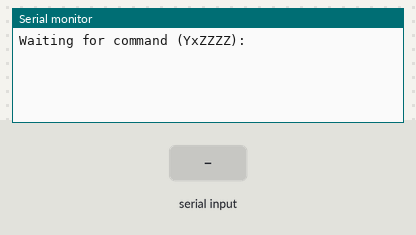
Recording of a sketch running on a simulated Arduino Uno, built with avr-gcc and run on an emulated ATmega328P. On the bench: the last lines printed to the serial monitor. The inputs (shaded band) are chosen by the test bench.

Above: at 1.2 s.
1.3 s: "90,45\n" received over Serial
At 2.5 s:
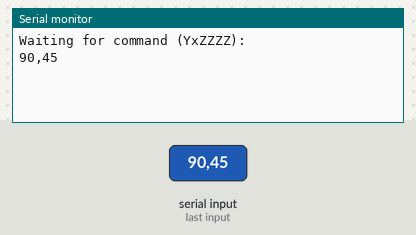
2.8 s: "5\n" received over the second serial link
At 4.0 s:
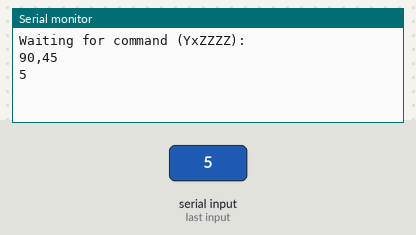
4.3 s: "1,90,45\n" received over Serial
At 5.5 s:
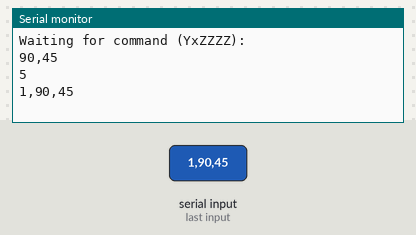
5.8 s: "30,150\n" received over the second serial link
At 6.4 s:
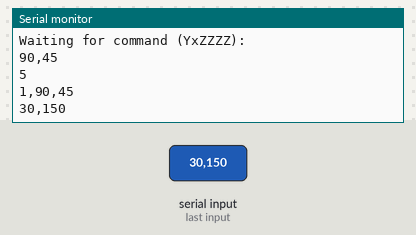

Measured:
- after the input at 1.3 s, the serial monitor: prints a new line after 0.06 s (image 1)
- after the input at 2.8 s, the serial monitor: prints a new line at once (image 2)
- after the input at 4.3 s, the serial monitor: prints a new line after 0.08 s (image 3)
- after the input at 5.8 s, the serial monitor: prints a new line at once (image 4)

The sketch:

Mastro_ControlBT.ino
```cpp
/*----------------------------------------------------------------------------------------
 Ce programme permet de piloter différents servomoteurs à l'aide du moniteur série.
 Tapez YxZZZZ dans le terminal
 Y entre 0 et 5 pour Mini Maestro 6 voies (selon Maestro)
 ZZZZ entre 4000 et 8000 (selon servomoteur)
 Ex: Tapez 0x6000 dans le moniteur série
  Materiel:
  - 1x servomoteur ou plus
  - 1x Mini Maestro
  - 1x Arduino

 Auteur: Xavier Wiedmer
http://www.aranacorp.com
----------------------------------------------------------------------------------------*/

#include "SoftwareSerial.h"
SoftwareSerial maestro(2,3);
SoftwareSerial hc06(0,1); //rx tx

unsigned char  message;
String msg, m1, m2;
int sep, servoId=-1, servoPos=-1;

void setup() {
  Serial.begin(9600);
  hc06.begin(9600);
  pinMode(2, INPUT);
  pinMode(3, OUTPUT);
  maestro.begin(9600);
  Serial.println(F("Waiting for command (YxZZZZ): "));
}

void loop() {
  if(hc06.available()){
    message = hc06.read();
    Serial.write(message);
  }


readSerialPort();
convertMsgToCmd();
   //Apply command to servo
   if (servoId>=0 && servoPos>=0 && servoId<18 && servoPos>=500 && servoPos<=10000) {

      setTarget(servoId, servoPos);
      Serial.print(F("Command "));
      Serial.print(servoPos);
      Serial.print( F(" sent "));
      Serial.print(F("to servo "));
      Serial.println(servoId);

  servoId=-1;
  servoPos=-1;
  Serial.println(F("Waiting for command ... "));
}
}
void setTarget(unsigned char servo, unsigned int target){
 /* envoie la séquence de commande au contrôleur série Maestro pour actionner le servomoteur*/
 const int deviceId = 0x0C; //controller ID 12
 const int startByte = 0xAA; // Protocol selection
 const int targetCmd = 0x04; // Command ID

 maestro.write(startByte); //start byte
 maestro.write(deviceId); //device id
 maestro.write(targetCmd); //command number
 maestro.write(servo); //servo number
 maestro.write(target & 0x7F); // Send first 4bits
 maestro.write((target >> 7) & 0x7F); // Send last 4bits
 delay(3);
}
void readSerialPort(){
 /*Permet de lire une commande provenant du terminal Arduino*/
while (Serial.available()) {
  delay(10);
  if (Serial.available() >0) {
    char c = Serial.read();  //gets one byte from serial buffer
    msg += c;
  }
}
}
void convertMsgToCmd(){
 /*convertit le message provenant du terminal en commande à envoyer au contrôleur série*/
  if (msg.length() >0) {
    Serial.println(msg);
    sep = msg.indexOf('x');
    // expect a string like 0x0021 containing the two servo positions
    m1 = msg.substring(0, sep); //get servo id
    m2 = msg.substring(sep+1, msg.length()); //get servo pos

    servoId=-1;
    servoPos=-1;

    char carray1[6]; //magic needed to convert string to a number
    m1.toCharArray(carray1, sizeof(carray1));
    servoId = atoi(carray1);

    char carray2[6];
    m2.toCharArray(carray2, sizeof(carray2));
    servoPos = atoi(carray2);

    msg="";
}
}
```
